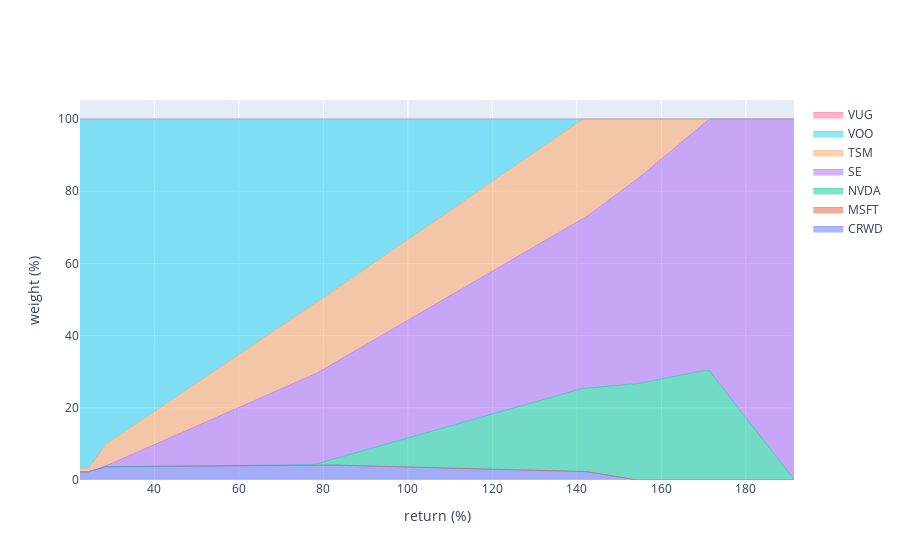

Write notebook code for a chart like this one.
### Code cell
layout = go.Layout(
    xaxis={"title": "return (%)"},
    yaxis={"title": "weight (%)"},
    hovermode="x"
)

fig = go.Figure(layout=layout)

for col in weight_df:
    fig.add_trace(
        go.Scatter(
            x=weight_df.index*100, y=weight_df[col]*100,
            # hoverinfo="x+y",
            mode="lines",
            line={"width": 0.5},
            name=col,
            stackgroup="one"
        )
    )

fig.show()

### Figure 1 — Plotly figure (JSON) as saved in the notebook; plotly's stock layout.template omitted (floating-point values rounded to 4 significant figures; data arrays with more than 128 entries replaced by an {"elided": "..."} marker saying what was removed)
{"data": [{"line": {"width": 0.5}, "mode": "lines", "name": "CRWD", "stackgroup": "one", "type": "scatter", "x": {"elided": "170 float values"}, "y": {"elided": "170 float values"}}, {"line": {"width": 0.5}, "mode": "lines", "name": "MSFT", "stackgroup": "one", "type": "scatter", "x": {"elided": "170 float values"}, "y": {"elided": "170 int values"}}, {"line": {"width": 0.5}, "mode": "lines", "name": "NVDA", "stackgroup": "one", "type": "scatter", "x": {"elided": "170 float values"}, "y": {"elided": "170 float values"}}, {"line": {"width": 0.5}, "mode": "lines", "name": "SE", "stackgroup": "one", "type": "scatter", "x": {"elided": "170 float values"}, "y": {"elided": "170 float values"}}, {"line": {"width": 0.5}, "mode": "lines", "name": "TSM", "stackgroup": "one", "type": "scatter", "x": {"elided": "170 float values"}, "y": {"elided": "170 float values"}}, {"line": {"width": 0.5}, "mode": "lines", "name": "VOO", "stackgroup": "one", "type": "scatter", "x": {"elided": "170 float values"}, "y": {"elided": "170 float values"}}, {"line": {"width": 0.5}, "mode": "lines", "name": "VUG", "stackgroup": "one", "type": "scatter", "x": {"elided": "170 float values"}, "y": {"elided": "170 int values"}}], "layout": {"hovermode": "x", "xaxis": {"title": {"text": "return (%)"}}, "yaxis": {"title": {"text": "weight (%)"}}}}
